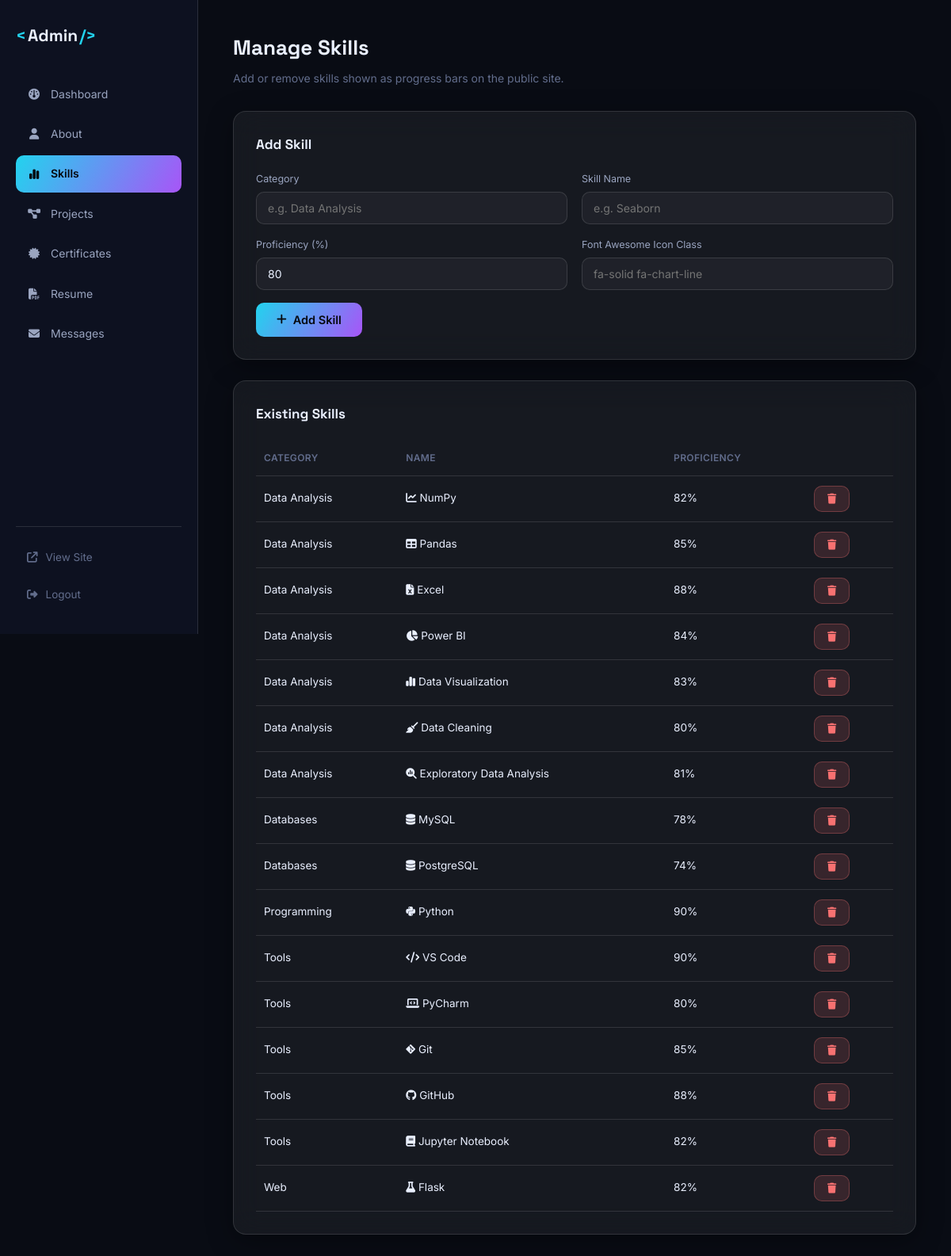
Screenshot of /admin/skills (signed in) with the database file from the repository.
### tables this page shows
CREATE TABLE skills (
    id INTEGER PRIMARY KEY AUTOINCREMENT,
    category TEXT NOT NULL,
    name TEXT NOT NULL,
    proficiency INTEGER NOT NULL DEFAULT 80,
    icon TEXT,
    sort_order INTEGER DEFAULT 0
);

### app.py (the view, shortened to what this page needs)
@app.route("/admin/skills", methods=["GET", "POST"])
@login_required
def admin_skills():
    db = get_db()
    skills = db.execute("SELECT * FROM skills ORDER BY category, sort_order").fetchall()
    return render_template("admin/skills.html", skills=skills)

### app.py (called while the page is built)
def get_db():
    if "db" not in g:
        g.db = sqlite3.connect(app.config["DATABASE"])
        g.db.row_factory = sqlite3.Row
        g.db.execute("PRAGMA foreign_keys = ON")
    return g.db

def login_required(view):
    @wraps(view)
    def wrapped(*args, **kwargs):
        if not session.get("admin_logged_in"):
            flash("Please log in to access the admin dashboard.", "warning")
            return redirect(url_for("admin_login", next=request.path))
        return view(*args, **kwargs)
    return wrapped

### templates/admin/skills.html (shortened to what this page needs)
{% extends "admin/base.html" %}
{% block content %}
<div class="admin-header">
  <h1>Manage Skills</h1>
  <p>Add or remove skills shown as progress bars on the public site.</p>
</div>
<div class="admin-panel glass">
  <h2>Add Skill</h2>
  <form method="POST" class="admin-inline-form">
    <div class="form-row">
      <div class="form-group">
        <label>Category</label>
        <input type="text" name="category" required placeholder="e.g. Data Analysis">
      </div>
      <div class="form-group">
        <label>Skill Name</label>
        <input type="text" name="name" required placeholder="e.g. Seaborn">
      </div>
    </div>
    <div class="form-row">
      <div class="form-group">
        <label>Proficiency (%)</label>
        <input type="number" name="proficiency" min="0" max="100" value="80">
      </div>
      <div class="form-group">
        <label>Font Awesome Icon Class</label>
        <input type="text" name="icon" placeholder="fa-solid fa-chart-line">
      </div>
    </div>
    <button type="submit" class="btn btn-primary"><i class="fa-solid fa-plus"></i> Add Skill</button>
  </form>
</div>
<div class="admin-panel glass">
  <h2>Existing Skills</h2>
  <table class="admin-table">
    <thead><tr><th>Category</th><th>Name</th><th>Proficiency</th><th></th></tr></thead>
    <tbody>
      {% for s in skills %}
      <tr>
        <td>{{ s.category }}</td>
        <td><i class="{{ s.icon }}"></i> {{ s.name }}</td>
        <td>{{ s.proficiency }}%</td>
        <td>
          <form method="POST" onsubmit="return confirm('Delete this skill?');">
            <button type="submit" class="btn btn-sm btn-danger"><i class="fa-solid fa-trash"></i></button>
          </form>
        </td>
      </tr>
      {% endfor %}
    </tbody>
  </table>
</div>
{% endblock %}

### static/css/style.css (style rules this page uses)
:root { --bg: #090C14; --bg-alt: #0D1120; --surface: rgba(255, 255, 255, 0.055); --surface-strong: rgba(255, 255, 255, 0.09); --border: rgba(255, 255, 255, 0.12); --text: #EAF0FF; --text-dim: #9AA5C0; --text-faint: #626D8C; --accent-cyan: #22D3EE; --accent-violet: #A855F7; --accent-amber: #FBBF24; --accent-gradient: linear-gradient(120deg, var(--accent-cyan), var(--accent-violet)); --success: #34D399; --danger: #F87171; --warning: #FBBF24; --shadow-glass: 0 8px 32px rgba(0, 0, 0, 0.35); --blur: blur(18px); --font-display: "Space Grotesk", sans-serif; --font-body: "Inter", sans-serif; --font-mono: "JetBrains Mono", monospace; --radius-sm: 10px; --radius-md: 16px; --radius-lg: 24px; --transition: 0.35s cubic-bezier(0.16, 1, 0.3, 1); --nav-h: 76px; }
* { margin: 0; padding: 0; box-sizing: border-box; }
html { scroll-behavior: smooth; }
body { background: var(--bg); color: var(--text); font-family: var(--font-body); line-height: 1.6; overflow-x: hidden; cursor: none; transition: background var(--transition), color var(--transition); }
@media (max-width: 900px), (hover: none) { body { cursor: auto; } }
button { font-family: inherit; cursor: pointer; border: none; background: none; color: inherit; }
input, textarea { font-family: inherit; }
.glass { background: var(--surface); border: 1px solid var(--border); backdrop-filter: var(--blur); -webkit-backdrop-filter: var(--blur); box-shadow: var(--shadow-glass); }
.btn { display: inline-flex; align-items: center; justify-content: center; gap: 8px; padding: 13px 26px; border-radius: var(--radius-sm); font-weight: 600; font-size: 14.5px; transition: all var(--transition); white-space: nowrap; }
.btn-primary { background: var(--accent-gradient); color: #06090F; }
.btn-sm { padding: 9px 16px; font-size: 13px; }
.btn-danger { background: rgba(248, 113, 113, 0.15); color: var(--danger); border: 1px solid rgba(248,113,113,0.3); }
.form-row { display: grid; grid-template-columns: 1fr 1fr; gap: 18px; }
.form-group { margin-bottom: 18px; }
.form-group label { display: block; font-size: 13px; margin-bottom: 8px; color: var(--text-dim); }
.form-group input, .form-group textarea { width: 100%; padding: 13px 16px; border-radius: var(--radius-sm); background: rgba(255,255,255,0.04); border: 1px solid var(--border); color: var(--text); transition: border-color var(--transition), background var(--transition); font-size: 14.5px; }

### static/css/admin.css (style rules this page uses)
.admin-body { cursor: auto; }
.admin-header { margin-bottom: 30px; }
.admin-header h1 { font-family: var(--font-display); font-size: 26px; margin-bottom: 6px; }
.admin-header p { color: var(--text-faint); font-size: 14px; }
.admin-panel { padding: 28px; border-radius: var(--radius-md); margin-bottom: 26px; }
.admin-panel h2 { font-family: var(--font-display); font-size: 17px; margin-bottom: 20px; }
.admin-inline-form .form-row { display: grid; grid-template-columns: 1fr 1fr; gap: 18px; }
.admin-inline-form .form-group { margin-bottom: 16px; }
.admin-inline-form label { display: block; font-size: 12.5px; margin-bottom: 6px; color: var(--text-dim); }
.admin-inline-form input, .admin-inline-form textarea, .admin-inline-form select, .admin-panel input, .admin-panel textarea, .admin-panel select { width: 100%; padding: 11px 14px; border-radius: var(--radius-sm); background: rgba(255,255,255,0.04); border: 1px solid var(--border); color: var(--text); font-size: 14px; }
.admin-table { width: 100%; border-collapse: collapse; font-size: 13.5px; }
.admin-table th, .admin-table td { text-align: left; padding: 12px 10px; border-bottom: 1px solid var(--border); }
.admin-table th { color: var(--text-faint); font-weight: 600; font-size: 12px; text-transform: uppercase; letter-spacing: 0.03em; }

### rows the page displays
skills: category "Data Analysis", name "NumPy", proficiency "82"
skills: category "Data Analysis", name "Pandas", proficiency "85"
skills: category "Data Analysis", name "Excel", proficiency "88"
skills: category "Data Analysis", name "Power BI", proficiency "84"
skills: category "Data Analysis", name "Data Visualization", proficiency "83"
skills: category "Data Analysis", name "Data Cleaning", proficiency "80"
skills: category "Data Analysis", name "Exploratory Data Analysis", proficiency "81"
skills: category "Databases", name "MySQL", proficiency "78"
skills: category "Databases", name "PostgreSQL", proficiency "74"
skills: category "Programming", name "Python", proficiency "90"
skills: category "Tools", name "VS Code", proficiency "90"
skills: category "Tools", name "PyCharm", proficiency "80"
skills: category "Tools", name "Git", proficiency "85"
skills: category "Tools", name "GitHub", proficiency "88"
skills: category "Tools", name "Jupyter Notebook", proficiency "82"
skills: category "Web", name "Flask", proficiency "82"
